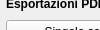
             <widget class="QWidget" name="page_3">
              <property name="geometry">
               <rect>
                <x>0</x>
                <y>0</y>
                <width>100</width>
                <height>30</height>
               </rect>
              </property>
              <attribute name="label">
               <string>Esportazioni</string>
              </attribute>
              <widget class="QPushButton" name="pushButton_exp_index_us">
               <property name="geometry">
                <rect>
                 <x>191</x>
                 <y>20</y>
                 <width>150</width>
                 <height>24</height>
                </rect>
               </property>
               <property name="font">
                <font>
                 <pointsize>9</pointsize>
                </font>
               </property>
               <property name="text">
                <string>Elenco US</string>
               </property>
               <property name="icon">
                <iconset resource="resources.qrc">
                 <normaloff>:/images/sheet.png</normaloff>:/images/sheet.png</iconset>
               </property>
              </widget>
              <widget class="QLabel" name="label_41">
               <property name="geometry">
                <rect>
                 <x>6</x>
                 <y>-6</y>
                 <width>179</width>
                 <height>20</height>
                </rect>
               </property>
               <property name="font">
                <font>
                 <weight>75</weight>
                 <bold>true</bold>
                </font>
               </property>
               <property name="text">
                <string>Esportazioni PDF/PNG</string>
               </property>
              </widget>
              <widget class="QPushButton" name="pushButton_pdf_exp">
               <property name="geometry">
                <rect>
                 <x>6</x>
                 <y>20</y>
                 <width>179</width>
                 <height>24</height>
                </rect>
               </property>
               <property name="font">
                <font>
                 <pointsize>9</pointsize>
                </font>
               </property>
               <property name="toolTip">
                <string>Export PDF</string>
               </property>
               <property name="text">
                <string>Singole schede US</string>
               </property>
               <property name="icon">
                <iconset resource="resources.qrc">
                 <normaloff>:/images/sheet.png</normaloff>:/images/sheet.png</iconset>
               </property>
              </widget>
              <widget class="QPushButton" name="pushButton_exp_tavole">
               <property name="geometry">
                <rect>
                 <x>10</x>
                 <y>60</y>
                 <width>171</width>
                 <height>24</height>
                </rect>
               </property>
               <property name="text">
                <string>Espotazione Tavole</string>
               </property>
              </widget>
             </widget>
